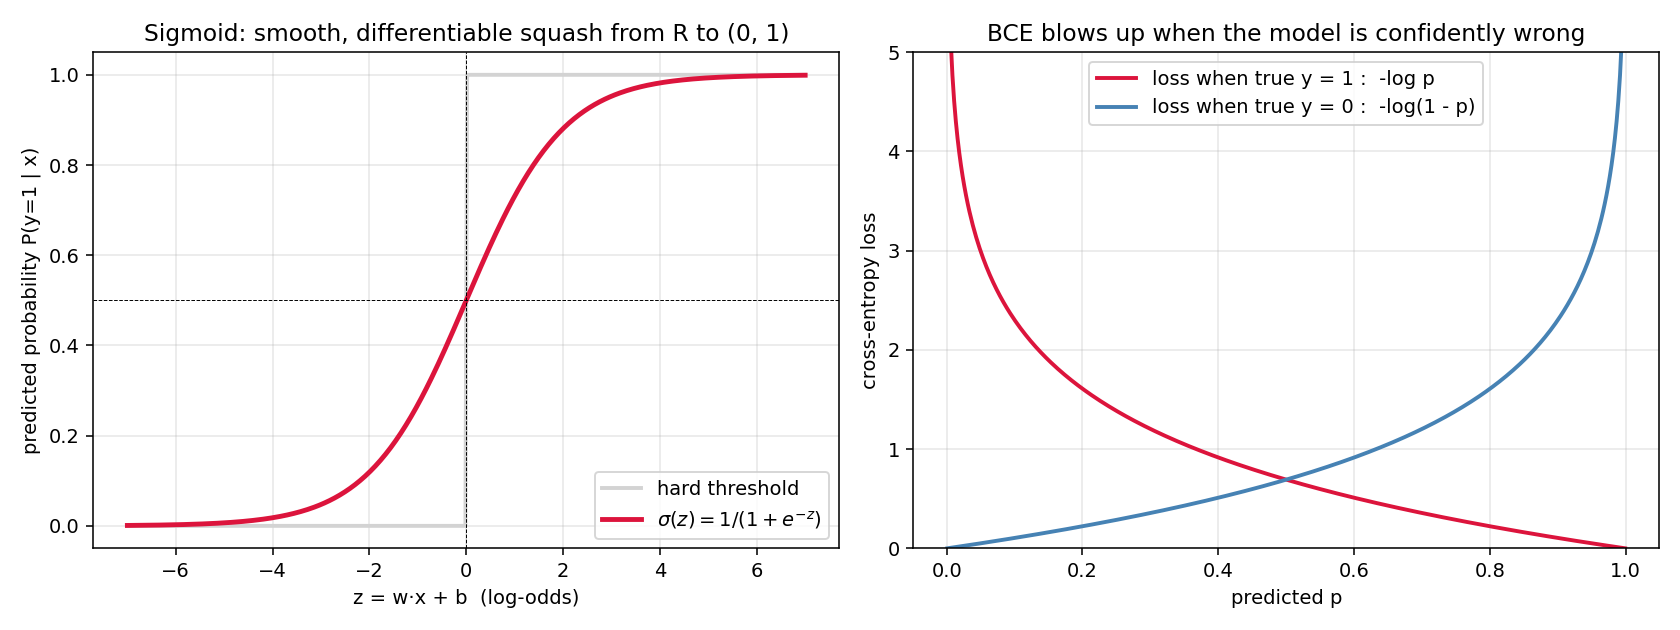

Reproduce this figure in Python.
"""Sigmoid curve next to its hard-threshold "step" alternative,
and binary cross-entropy loss as a function of predicted probability.

Output: diagram_sigmoid.png
"""

import numpy as np
import matplotlib.pyplot as plt


def main():
    z = np.linspace(-7, 7, 400)
    sigmoid = 1.0 / (1.0 + np.exp(-z))
    step = (z >= 0).astype(float)

    fig, axes = plt.subplots(1, 2, figsize=(12, 4.5))

    ax = axes[0]
    ax.plot(z, step, color="lightgray", lw=2, label="hard threshold")
    ax.plot(z, sigmoid, color="crimson", lw=2.5, label=r"$\sigma(z) = 1 / (1 + e^{-z})$")
    ax.axhline(0.5, color="black", lw=0.5, ls="--")
    ax.axvline(0, color="black", lw=0.5, ls="--")
    ax.set_xlabel("z = w·x + b  (log-odds)")
    ax.set_ylabel("predicted probability P(y=1 | x)")
    ax.set_title("Sigmoid: smooth, differentiable squash from R to (0, 1)")
    ax.legend(loc="lower right")
    ax.grid(alpha=0.3)

    ax = axes[1]
    p = np.linspace(1e-3, 1 - 1e-3, 400)
    loss_y1 = -np.log(p)
    loss_y0 = -np.log(1 - p)
    ax.plot(p, loss_y1, color="crimson", lw=2, label="loss when true y = 1 :  -log p")
    ax.plot(p, loss_y0, color="steelblue", lw=2, label="loss when true y = 0 :  -log(1 - p)")
    ax.set_xlabel("predicted p")
    ax.set_ylabel("cross-entropy loss")
    ax.set_title("BCE blows up when the model is confidently wrong")
    ax.legend()
    ax.grid(alpha=0.3)
    ax.set_ylim(0, 5)

    fig.tight_layout()
    fig.savefig("diagram_sigmoid.png", dpi=140)
    print("wrote diagram_sigmoid.png")


if __name__ == "__main__":
    main()
